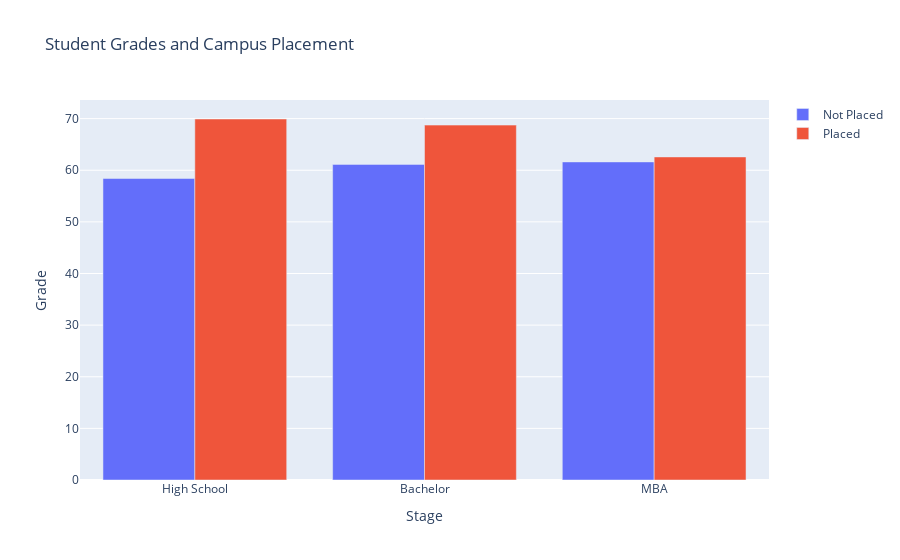

Here is the notebook cell this chart was saved with:
### Code cell
#Student Grades and Campus Placement
import plotly.offline as pyo
pyo.init_notebook_mode(connected=True)

# plotly.offline.init_notebook_mode(connected=True)
%matplotlib inline
trace1 = go.Bar(
    x = ['High School', 'Bachelor', 'MBA'],
    y = df_grade[df_grade['status']==0].drop('status', axis=1).values[0],
    name = 'Not Placed'
)

trace2 = go.Bar(
    x = ['High School', 'Bachelor', 'MBA'],
    y = df_grade[df_grade['status']==1].drop('status', axis=1).values[0],
    name = 'Placed'
)

data = [trace1, trace2]

layout = go.Layout(
    yaxis = dict(title = 'Grade'),
    xaxis = dict(title = 'Stage'),
    title = 'Student Grades and Campus Placement')
fig = go.Figure(data=data, layout=layout)
fig.show()
fig.write_html("plot.html")

### Figure 1 — Plotly figure (JSON) as saved in the notebook; plotly's stock layout.template omitted (floating-point values rounded to 4 significant figures)
{"data": [{"name": "Not Placed", "x": ["High School", "Bachelor", "MBA"], "y": [58.4, 61.13, 61.61], "type": "bar"}, {"name": "Placed", "x": ["High School", "Bachelor", "MBA"], "y": [69.93, 68.74, 62.58], "type": "bar"}], "layout": {"title": {"text": "Student Grades and Campus Placement"}, "xaxis": {"title": {"text": "Stage"}}, "yaxis": {"title": {"text": "Grade"}}}}
